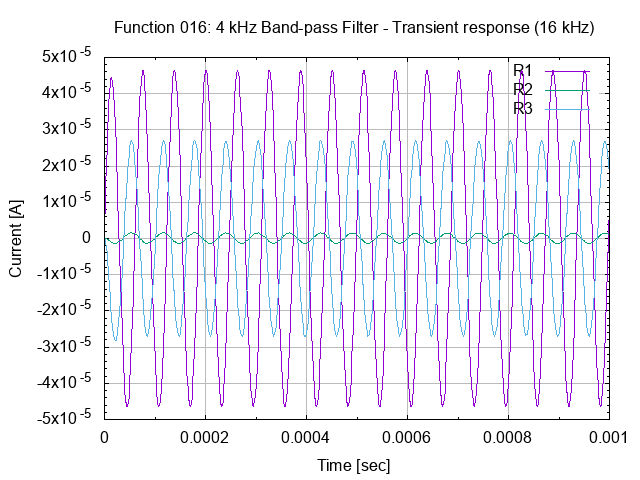

Here is the gnuplot script that generated this plot:
# set terminal
set term png

# set graph
set output "26.016.00.02.02.png"
set title "Function 016: 4 kHz Band-pass Filter - Transient response (16 kHz)"

# setup Y-axis
set grid ytics lt 1 lw 1 lc rgb "#bbbbbb"
set mytics
set ylabel "Current [A]"

# setup X-axis
set grid xtics lt 1 lw 1 lc rgb "#bbbbbb"
set mxtics
set xrange [0:0.001]
set xlabel "Time [sec]"

# setup plot style
set style data lines
plot '26.016.00.02.02.dat' using 1:2 title "R1", \
     '26.016.00.02.02.dat' using 1:3 title "R2", \
     '26.016.00.02.02.dat' using 1:4 title "R3"

# set output back to default
set output

# reset terminal type
set terminal pop
